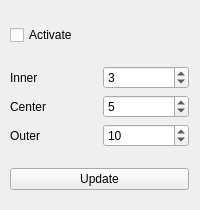
<?xml version="1.0" encoding="UTF-8"?>
<ui version="4.0">
 <class>SNRConfig</class>
 <widget class="QWidget" name="SNRConfig">
  <property name="geometry">
   <rect>
    <x>0</x>
    <y>0</y>
    <width>200</width>
    <height>210</height>
   </rect>
  </property>
  <property name="sizePolicy">
   <sizepolicy hsizetype="Fixed" vsizetype="Fixed">
    <horstretch>0</horstretch>
    <verstretch>0</verstretch>
   </sizepolicy>
  </property>
  <property name="minimumSize">
   <size>
    <width>200</width>
    <height>210</height>
   </size>
  </property>
  <property name="maximumSize">
   <size>
    <width>200</width>
    <height>210</height>
   </size>
  </property>
  <property name="windowTitle">
   <string>SNR Filter</string>
  </property>
  <widget class="QWidget" name="gridLayoutWidget">
   <property name="geometry">
    <rect>
     <x>10</x>
     <y>10</y>
     <width>179</width>
     <height>196</height>
    </rect>
   </property>
   <layout class="QGridLayout" name="gridLayout">
    <item row="4" column="0">
     <layout class="QGridLayout" name="gridLayout_2">
      <item row="2" column="1">
       <widget class="QSpinBox" name="spinBoxOuterRadius">
        <property name="frame">
         <bool>true</bool>
        </property>
        <property name="maximum">
         <number>1000000000</number>
        </property>
        <property name="value">
         <number>10</number>
        </property>
       </widget>
      </item>
      <item row="0" column="1">
       <widget class="QSpinBox" name="spinBoxInnerRadius">
        <property name="frame">
         <bool>true</bool>
        </property>
        <property name="specialValueText">
         <string/>
        </property>
        <property name="maximum">
         <number>1000000000</number>
        </property>
        <property name="value">
         <number>3</number>
        </property>
       </widget>
      </item>
      <item row="1" column="1">
       <widget class="QSpinBox" name="spinBoxCenterRadius">
        <property name="frame">
         <bool>true</bool>
        </property>
        <property name="maximum">
         <number>1000000000</number>
        </property>
        <property name="value">
         <number>5</number>
        </property>
       </widget>
      </item>
      <item row="0" column="0">
       <widget class="QLabel" name="labelInner">
        <property name="text">
         <string>Inner</string>
        </property>
       </widget>
      </item>
      <item row="1" column="0">
       <widget class="QLabel" name="labelCenter">
        <property name="text">
         <string>Center</string>
        </property>
       </widget>
      </item>
      <item row="2" column="0">
       <widget class="QLabel" name="labelOuter">
        <property name="text">
         <string>Outer</string>
        </property>
       </widget>
      </item>
     </layout>
    </item>
    <item row="8" column="0">
     <widget class="QPushButton" name="updateButton">
      <property name="text">
       <string>Update</string>
      </property>
     </widget>
    </item>
    <item row="0" column="0">
     <widget class="QCheckBox" name="activateBox">
      <property name="text">
       <string>Activate</string>
      </property>
      <property name="checked">
       <bool>false</bool>
      </property>
     </widget>
    </item>
   </layout>
  </widget>
 </widget>
 <resources/>
 <connections/>
</ui>
